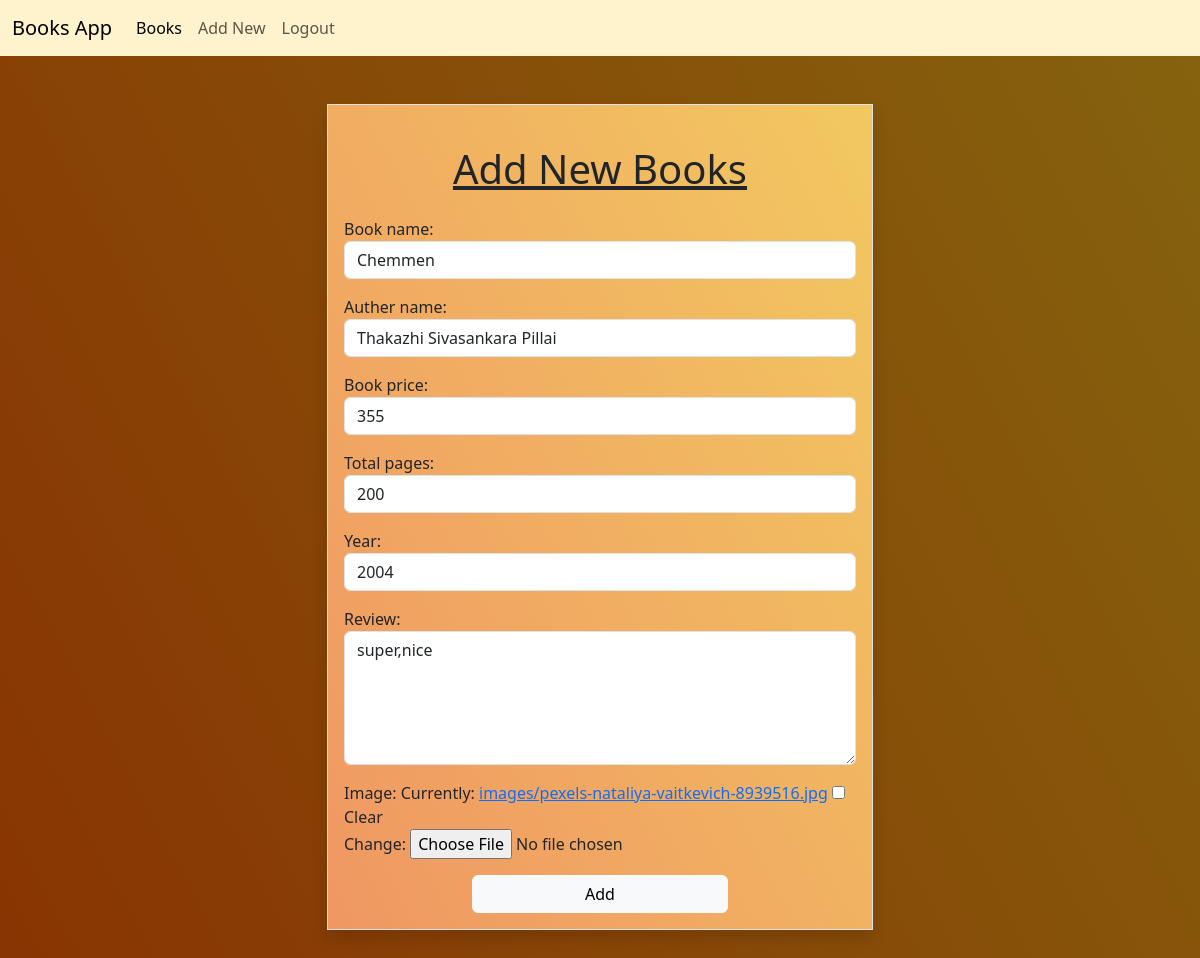
The page /books/1/update (signed in) on the database its author committed.
### myapp/models.py (models this page shows, shortened)
class Books(models.Model):
    book_name=models.CharField(max_length=100,unique=True)
    auther_name=models.CharField(max_length=100)
    book_price=models.PositiveIntegerField()
    total_pages=models.PositiveIntegerField()
    year=models.PositiveIntegerField(null=True)
    review=models.CharField(max_length=500,null=True,blank=True)
    image=models.ImageField(upload_to="images",null=True,blank=True)

### myapp/views.py (the view, shortened to what this page needs)
# urls.py: path('books/<int:pk>/update',views.BookUpdateView.as_view(),name='book-edit'),
@method_decorator(signin_required,name='dispatch')
class BookUpdateView(View):
    def get(self,request,*args,**kwargs):
        id=kwargs.get('pk')
        obj=Books.objects.get(id=id)
        form=BooksModelForm(instance=obj)
        return render(request,'book_edit.html',{'form':form})

### myapp/forms.py
class BooksModelForm(forms.ModelForm):
    class Meta:
        model=Books
        fields="__all__"
        widgets={
            'book_name':forms.TextInput(attrs={'class':'form-control'}),
            'auther_name':forms.TextInput(attrs={'class':'form-control'}),
            'book_price':forms.NumberInput(attrs={'class':'form-control'}),
            'total_pages':forms.NumberInput(attrs={'class':'form-control'}),
            'year':forms.NumberInput(attrs={'class':'form-control'}),
            'review':forms.Textarea(attrs={'class':'form-control','rows':5})
        }#model form nn inherit cheythale  ith work aku.inputfield matre set cheyyullu

### myapp/views.py (called while the page is built)
def signin_required(fn):
    def wrapper(request,*args,**kwargs):
        if not request.user.is_authenticated:
            messages.error(request,'invalid session')
            return redirect('signin')
        else:
            return fn(request,*args,**kwargs)
    return wrapper

### myapp/templates/book_edit.html (shortened to what this page needs)
{%extends 'base.html'%}
{%block body_block%}
<div class="container mt-5 mb-5">
    <div class="row">
        <div class="col-3"></div>
        <div class="col-6">
            <form action="" method="post" enctype="multipart/form-data" class="border shadow grad2 p-3">
                <h1 class="mt-4 mb-4 text-decoration-underline text-center">Add New Books</h1>
                {{form.as_p}}
                <div class="d-grid mx-auto col-6">
                    <button type="submit" class="btn btn-light">Add</button>
                  </div>
            </form>
        </div>
        <div class="col-3"></div>
    </div>
</div>
{%endblock%}

### myapp/static/css/style.css (style rules this page uses)
.grad { background-color: #401903; background-image: linear-gradient(62deg, #893402 0%, #85630e 100%); }
.grad2 { background-color: #d8895c; background-image: linear-gradient(62deg, #f09763 0%, #f2c860 100%); }

### rows shown on the page
Books: book_name "Chemmen", auther_name "Thakazhi Sivasankara Pillai", book_price "355", total_pages "200", year "2004", review "super,nice"
